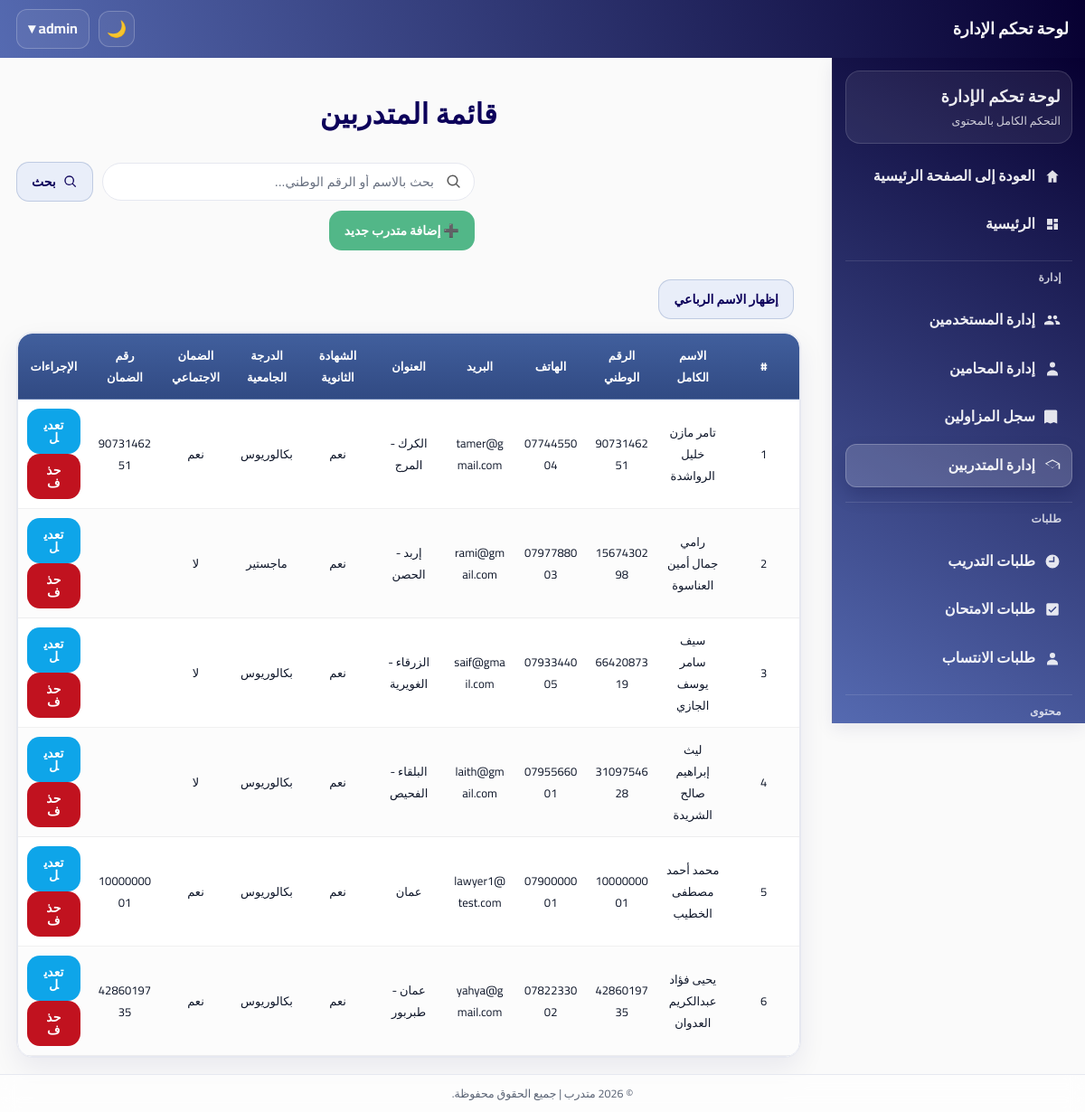
Screenshot of /admin/trainees/trainees.php (signed in) with the database file from the repository.
### tables this page shows
CREATE TABLE `trainees` (
  `trainee_id` int(11) NOT NULL,
  `user_id` int(11) NOT NULL,
  `highschool_certificate` enum('نعم','لا') NOT NULL DEFAULT 'لا',
  `university_degree` enum('بكالوريوس','ماجستير','دكتوراه') DEFAULT NULL,
  `no_conviction_doc` varchar(255) DEFAULT NULL,
  `good_conduct_doc` varchar(255) DEFAULT NULL,
  `social_security` enum('نعم','لا') NOT NULL DEFAULT 'لا',
  `social_security_number` varchar(100) DEFAULT NULL,
  `created_at` datetime NOT NULL DEFAULT current_timestamp(),
  `updated_at` datetime NOT NULL DEFAULT current_timestamp() ON UPDATE current_timestamp(),
  `full_name` varchar(200) DEFAULT NULL,
  `first_name` varchar(100) DEFAULT NULL,
  `father_name` varchar(100) DEFAULT NULL,
  `grandfather_name` varchar(100) DEFAULT NULL,
  `family_name` varchar(100) DEFAULT NULL,
  `national_id` varchar(30) DEFAULT NULL,
  `phone` varchar(30) DEFAULT NULL,
  `email` varchar(150) DEFAULT NULL,
  `home_address` varchar(255) DEFAULT NULL,
  `identity_front` varchar(255) DEFAULT NULL,
  `identity_back` varchar(255) DEFAULT NULL,
  `is_archived` tinyint(1) NOT NULL DEFAULT 0,
  `archived_at` datetime DEFAULT NULL
);

CREATE TABLE `users` (
  `user_id` int(11) NOT NULL,
  `full_name` varchar(200) NOT NULL,
  `national_id` varchar(10) DEFAULT NULL,
  `phone` varchar(30) DEFAULT NULL,
  `email` varchar(150) DEFAULT NULL,
  `address` varchar(255) DEFAULT NULL,
  `password` varchar(255) NOT NULL,
  `role` enum('trainee','lawyer','admin','syndicate_admin','IT_Provider','IT_Trainee') NOT NULL DEFAULT 'trainee',
  `created_at` datetime NOT NULL DEFAULT current_timestamp(),
  `updated_at` datetime NOT NULL DEFAULT current_timestamp() ON UPDATE current_timestamp(),
  `profile_completed` tinyint(1) NOT NULL DEFAULT 0,
  `profile_completed_at` datetime DEFAULT NULL
);

### includes/theme_init.php (called while the page is built, shortened)
<?php
$theme = $_SESSION['site_theme'] ?? ($_COOKIE['site_theme'] ?? 'light');
$theme = ($theme === 'dark') ? 'dark' : 'light';
?>

### admin/trainees/trainees.php (the view, shortened to what this page needs)
<?php
require_once __DIR__ . '/../../includes/theme_init.php';
include("../includes/header.php");
$search = $_GET['search'] ?? "";
$query = "
    SELECT s.*, u.full_name, u.national_id, u.phone, u.email
    FROM trainees s
    JOIN users u ON s.user_id = u.user_id
";
$query .= " ORDER BY u.full_name ASC";
$stmt = $pdo->prepare($query);
if ($search) {
    $stmt->execute([":s" => "%$search%"]);
} else {
    $stmt->execute();
}
$trainees = $stmt->fetchAll(PDO::FETCH_ASSOC);
?>
<!DOCTYPE html>
<html lang="ar" dir="rtl">
<head>
<link rel="stylesheet" href="../../assets/css/admin.css"></head>
<body data-theme="<?= htmlspecialchars($theme) ?>">
<div class="admin-container">
<?php include("../includes/sidebar.php"); ?>
<div class="container">
<h2>قائمة المتدربين</h2>
<div class="admin-page-head">
  <form class="search-form" method="GET">
  <div class="search-input">
    <input type="text" name="search" placeholder="بحث بالاسم أو الرقم الوطني..." value="<?= htmlspecialchars($search) ?>" class="search-field">
  <button type="submit" class="btn btn-soft"><svg class="btn-icon" viewBox="0 0 24 24" aria-hidden="true"><path d="M10 4a6 6 0 1 1 0 12A6 6 0 0 1 10 4m0-2a8 8 0 1 0 4.9 14.3l4.4 4.4a1 1 0 0 0 1.4-1.4l-4.4-4.4A8 8 0 0 0 10 2Z"/></svg><span>بحث</span></button>
</div>
<a href="add_trainee.php" class="btn" style="background:#52b788;">➕ إضافة متدرب جديد</a>
</form>
</div>
<button type="button" class="btn btn-soft js-toggle-name-parts" style="margin-right:8px;">إظهار الاسم الرباعي</button>
<?php if ($trainees): ?>
<div class="table-card"><div class="table-wrap">
<table class="table">
<thead>
<tr>
    <th>#</th>
    <th>الاسم الكامل</th>
    <th>الرقم الوطني</th>
    <th>الهاتف</th>
    <th>البريد</th>
    <th>العنوان</th>
    <th>الشهادة الثانوية</th>
    <th>الدرجة الجامعية</th>
    <th>الضمان الاجتماعي</th>
    <th>رقم الضمان</th>
    <th>الإجراءات</th>
</tr>
</thead>
<tbody>
<?php foreach ($trainees as $i => $s): ?>
<tr>
    <td><?= $i+1 ?></td>
    <td><?= htmlspecialchars($s['full_name']) ?></td>
    <td><?= htmlspecialchars($s['national_id']) ?></td>
    <td><?= htmlspecialchars($s['phone']) ?></td>
    <td><?= htmlspecialchars($s['email']) ?></td>
    <td><?= htmlspecialchars($s['home_address']) ?></td>
    <td><?= htmlspecialchars($s['highschool_certificate']) ?></td>
    <td><?= htmlspecialchars($s['university_degree']) ?></td>
    <td><?= htmlspecialchars($s['social_security']) ?></td>
    <td><?= htmlspecialchars($s['social_security_number']) ?></td>
    <td>
        <a class="btn edit-btn" href="edit_trainee.php?id=<?= $s['trainee_id'] ?>">تعديل</a>
        <a class="btn delete-btn" onclick="return confirm('هل أنت متأكد من حذف هذا المتدرب؟')" href="delete_trainee.php?id=<?= $s['trainee_id'] ?>">حذف</a>
    </td>
</tr>
<?php endforeach; ?>
</tbody>
</table>
</div></div>
<?php else: ?>
<p class="no-data">لا توجد نتائج.</p>
<?php endif; ?>
</div>
</div>
<?php include("../includes/footer.php"); ?>
</body>
</html>

### assets/css/theme.css (style rules this page uses)
:root { --bg: #fafafa; --surface: #ffffff; --primary: #415f9d; --primary-700: #314a83; --primary-800: #283f74; --ink: #0c005a; --text: #141827; --muted: #5b6475; --border: #e6e8f0; --border-strong: #d5d8e2; --shadow: 0 10px 30px rgba(12, 0, 90, 0.10); --shadow-sm: 0 6px 18px rgba(12, 0, 90, 0.08); --success: #2d6a4f; --danger: #c1121f; --warning: #f59f00; --info: #0ea5e9; --radius: 16px; --radius-sm: 12px; --radius-xs: 10px; --header-h: 64px; --sidebar-w: 280px; --container: 1200px; --footer-h: 42px; }
* { box-sizing: border-box; }
html, body { height: 100%; }
body { margin: 0; font-family: 'Cairo', system-ui, -apple-system, 'Segoe UI', Arial, sans-serif; background: var(--bg); color: var(--text); direction: rtl; line-height: 1.6; min-height: 100vh; display: flex; flex-direction: column; }
a { color: inherit; text-decoration: none; }
h1, h2, h3, h4 { color: var(--ink); margin: 0 0 10px 0; line-height: 1.25; }
:where(input, select, textarea) { width: 100%; padding: 10px 12px; border-radius: var(--radius-xs); border: 1px solid var(--border-strong); background: var(--surface); color: var(--text); outline: none; }
:where(input, select, textarea):focus { border-color: rgba(65, 95, 157, 0.55); box-shadow: 0 0 0 4px rgba(65, 95, 157, 0.12); }
button { font-family: inherit; }
.btn, button { display: inline-flex; align-items: center; justify-content: center; gap: 8px; padding: 10px 14px; border-radius: var(--radius-xs); border: 1px solid transparent; background: var(--primary); color: #fff; cursor: pointer; transition: transform .08s ease, box-shadow .18s ease, background .18s ease, border-color .18s ease, opacity .18s ease; }
.table, table { width: 100%; border-collapse: collapse; background: var(--surface); border: 1px solid var(--border); border-radius: var(--radius); overflow: hidden; }
.table th, .table td, table th, table td { padding: 10px 12px; text-align: center; border-bottom: 1px solid var(--border); vertical-align: middle; font-size: 14px; }
.table thead th, table thead th { background: linear-gradient(0deg, #070031, #556ab1); color: #fff; border-bottom: 1px solid rgba(255,255,255,0.18); }
.container { width: min(92vw, var(--container)); margin-inline: auto; margin-top: 50px; }
:where(a, button, input, select, textarea):focus-visible { outline: 3px solid rgba(65, 95, 157, 0.35); outline-offset: 2px; }

### rows the page displays
trainees: user.full_name "تامر مازن خليل الرواشدة", user.national_id "9073146251", user.phone "0774455004", user.email "tamer@gmail.com", home_address "الكرك - المرج", highschool_certificate "نعم", university_degree "بكالوريوس", social_security "نعم", social_security_number "9073146251"
trainees: user.full_name "رامي جمال أمين العناسوة", user.national_id "1567430298", user.phone "0797788003", user.email "rami@gmail.com", home_address "إربد - الحصن", highschool_certificate "نعم", university_degree "ماجستير", social_security "لا"
trainees: user.full_name "سيف سامر يوسف الجازي", user.national_id "6642087319", user.phone "0793344005", user.email "saif@gmail.com", home_address "الزرقاء - الغويرية", highschool_certificate "نعم", university_degree "بكالوريوس", social_security "لا"
trainees: user.full_name "ليث إبراهيم صالح الشريدة", user.national_id "3109754628", user.phone "0795566001", user.email "laith@gmail.com", home_address "البلقاء - الفحيص", highschool_certificate "نعم", university_degree "بكالوريوس", social_security "لا"
trainees: user.full_name "محمد أحمد مصطفى الخطيب", user.national_id "1000000001", user.phone "0790000001", user.email "lawyer1@test.com", home_address "عمان", highschool_certificate "نعم", university_degree "بكالوريوس", social_security "نعم", social_security_number "1000000001"
trainees: user.full_name "يحيى فؤاد عبدالكريم العدوان", user.national_id "4286019735", user.phone "0782233002", user.email "yahya@gmail.com", home_address "عمان - طبربور", highschool_certificate "نعم", university_degree "بكالوريوس", social_security "نعم", social_security_number "4286019735"

### other values shown
$_SESSION['full_name'] "admin"
